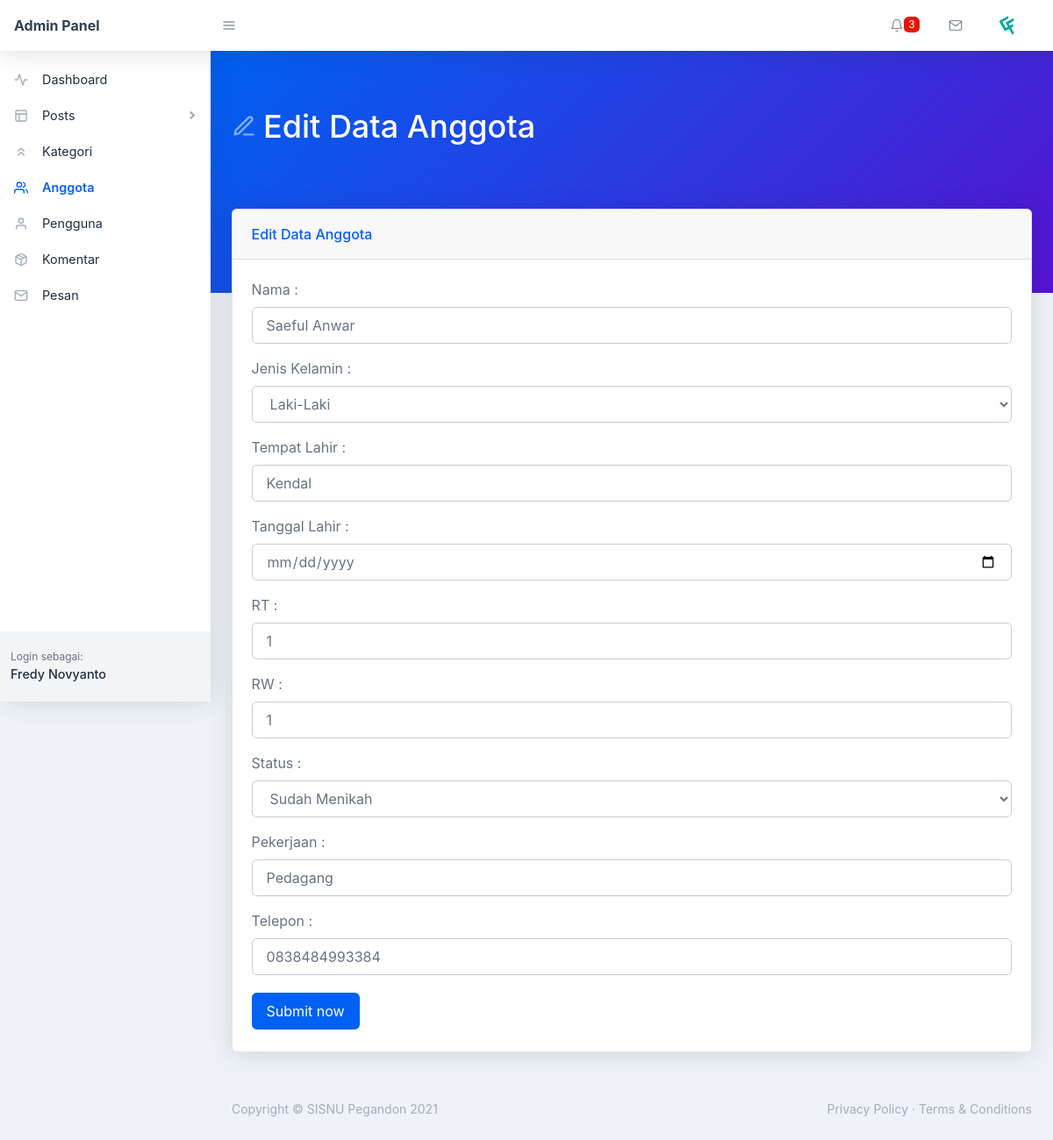
Page /backend/anggota-edit.php?id_agt=1 (signed in) on the committed database.
### tables this page shows
CREATE TABLE `users` (
  `user_id` int(11) NOT NULL,
  `user_name` varchar(255) NOT NULL,
  `user_nickname` varchar(255) NOT NULL,
  `user_email` varchar(255) NOT NULL,
  `user_password` varchar(255) NOT NULL,
  `user_photo` text NOT NULL,
  `registered_on` varchar(255) NOT NULL,
  `user_role` varchar(255) NOT NULL DEFAULT 'Subscriber'
);

CREATE TABLE `anggota` (
  `id_agt` int(11) NOT NULL,
  `nama_agt` varchar(100) NOT NULL,
  `kelamin_agt` varchar(100) NOT NULL,
  `tmp_lahir` varchar(100) NOT NULL,
  `tgl_lahir` varchar(100) NOT NULL,
  `rt` int(11) NOT NULL,
  `rw` int(11) NOT NULL,
  `status` varchar(100) NOT NULL,
  `pekerjaan` varchar(100) NOT NULL,
  `telp` varchar(100) NOT NULL
);

### backend/anggota-edit.php (the view, shortened to what this page needs)
<?php
require_once('./includes/header.php'); ?>
<?php require_once('./includes/navbar-top.php'); ?>
<div id="layoutSidenav">
    <div id="layoutSidenav_nav">
        <?php
        require_once("./includes/sidebar.php") ?>
    </div>
    <div id="layoutSidenav_content">
        <main>
            <div class="page-header pb-10 page-header-dark bg-gradient-primary-to-secondary">
                <div class="container-fluid">
                    <div class="page-header-content">
                        <h1 class="page-header-title">
                            <div class="page-header-icon"><i data-feather="edit-3"></i></div>
                            <span>Edit Data Anggota</span>
                        </h1>
                    </div>
                </div>
            </div>
            <?php
            if (isset($_GET['id_agt'])) {
                $id_agt = $_GET['id_agt'];
                $sql = "SELECT * FROM anggota WHERE id_agt = :id";
                $stmt = $pdo->prepare($sql);
                $stmt->execute([
                    ':id' => $id_agt
                ]);
                $anggota = $stmt->fetch(PDO::FETCH_ASSOC);
                $nama_agt = $anggota['nama_agt'];
                $kelamin_agt = $anggota['kelamin_agt'];
                $tmp_lahir = $anggota['tmp_lahir'];
                $tgl_lahir = $anggota['tgl_lahir'];
                $rt = $anggota['rt'];
                $rw = $anggota['rw'];
                $status = $anggota['status'];
                $pekerjaan = $anggota['pekerjaan'];
                $telp = $anggota['telp'];
            }
            ?>
            <div class="container-fluid mt-n10">
                <div class="card mb-4">
                    <div class="card-header">Edit Data Anggota</div>
                    <div class="card-body">
                        <form action="anggota-edit.php?id_agt=<?= $_GET['id_agt'] ?>" method="POST" enctype="multipart/form-data">
                            <div class="form-group">
                                <label for="nama_agt">Nama :</label>
                                <input name="nama_agt" value="<?= $nama_agt ?>" class="form-control" id="nama_agt" type="text" placeholder="Nama ..." required />
                            </div>
                            <div class="form-group">
                                <label for="kelamin">Jenis Kelamin :</label>
                                <select name="kelamin_agt" class="form-control" id="kelamin">
                                    <option value="Laki-Laki" <?= $kelamin_agt == 'Laki-Laki' ? 'selected' : ''; ?>>Laki-Laki</option>
                                </select>
                            </div>
                            <div class="form-group">
                                <label for="tmp_lahir">Tempat Lahir :</label>
                                <input name="tmp_lahir" value="<?= $tmp_lahir ?>" class="form-control" id="tmp_lahir" type="text" placeholder="Tempat Lahir ..." required />
                            </div>
                            <div class="form-group">
                                <label for="tgl_lahir">Tanggal Lahir :</label>
                                <input name="tgl_lahir" value="<?= $tgl_lahir ?>" class="form-control" id="tgl_lahir" type="date" placeholder="Tanggal Lahir ..." required />
                            </div>
                            <div class="form-group">
                                <label for="rt">RT :</label>
                                <input name="rt" value="<?= $rt ?>" class="form-control" id="rt" type="text" placeholder="RT ..." required />
                            </div>
                            <div class="form-group">
                                <label for="rw">RW :</label>
                                <input name="rw" value="<?= $rw ?>" class="form-control" id="rw" type="text" placeholder="RW ..." required />
                            </div>
                            <div class="form-group">
                                <label for="status">Status :</label>
                                <select name="status" class="form-control" id="status">
                                    <option value="Sudah Menikah" <?= $status == 'Sudah Menikah' ? 'selected' : ''; ?>>Sudah Menikah</option>
                                </select>
                            </div>
                            <div class="form-group">
                                <label for="pekerjaan">Pekerjaan :</label>
                                <input name="pekerjaan" value="<?= $pekerjaan ?>" class="form-control" id="pekerjaan" type="text" placeholder="Pekerjaan ..." required />
                            </div>
                            <div class="form-group">
                                <label for="telp">Telepon :</label>
                                <input name="telp" value="<?= $telp ?>" class="form-control" id="telp" type="text" placeholder="Telepon ..." required />
                            </div>
                            <button name="update" class="btn btn-primary mr-2 my-1" type="submit">Submit now</button>
                        </form>
                    </div>
                </div>
            </div>
        </main>
        <?php require_once('./includes/footer.php'); ?>

### backend/includes/navbar-top.php (shortened to what this page needs)
<nav class="topnav navbar navbar-expand shadow navbar-light bg-white" id="sidenavAccordion">
    <a class="navbar-brand d-none d-sm-block" href="index.php">Admin Panel</a><button class="btn btn-icon btn-transparent-dark order-1 order-lg-0 mr-lg-2" id="sidebarToggle" href="#"><i data-feather="menu"></i></button>
    <ul class="navbar-nav align-items-center ml-auto">
        <?php
        $sqlCom = "SELECT * FROM comments WHERE com_state = :state";
        $stmtCom = $pdo->prepare($sqlCom);
        $stmtCom->execute([
            ':state' => 0
        ]);
        $countCom = $stmtCom->rowCount();
        ?>
        <li class="nav-item dropdown no-caret mr-3 dropdown-notifications">
            <a class="btn btn-icon btn-transparent-dark dropdown-toggle" id="navbarDropdownAlerts" href="#" role="button" data-toggle="dropdown" aria-haspopup="true" aria-expanded="false">
                <i data-feather="bell"></i>
                <?php
                if ($countCom != 0) { ?>
                    <span class="badge badge-red"><?= $countCom ?></span>
                <?php }
                ?>
            </a>
        </li>
        <li class="nav-item dropdown no-caret mr-3 dropdown-notifications">
            <a class="btn btn-icon btn-transparent-dark dropdown-toggle" id="navbarDropdownMessages" href="#" role="button" data-toggle="dropdown" aria-haspopup="true" aria-expanded="false">
                <i data-feather="mail"></i>
            </a>
        </li>
        <?php
        if (isset($_COOKIE['_uid_'])) {
            $user_id = base64_decode($_COOKIE['_uid_']);
        } elseif (isset($_SESSION['user_id'])) {
            $user_id = $_SESSION['user_id'];
        } else {
            $user_id = -1;
        }
        $sql = "SELECT * FROM users WHERE user_id = :id";
        $stmt = $pdo->prepare($sql);
        $stmt->execute([
            ':id' => $user_id
        ]);
        $users = $stmt->fetch(PDO::FETCH_ASSOC);
        $user_photo = $users['user_photo'];
        ?>
        <li class="nav-item dropdown no-caret mr-3 dropdown-user">
            <a class="btn btn-icon btn-transparent-dark dropdown-toggle" id="navbarDropdownUserImage" href="javascript:void(0);" role="button" data-toggle="dropdown" aria-haspopup="true" aria-expanded="false"><img class="img-fluid" src="./assets/img/<?= $user_photo ?>" /></a>
        </li>
    </ul>
</nav>

### rows in the picture
users: user_photo (picture)
anggota: nama_agt "Saeful Anwar", kelamin_agt "Laki-Laki", tmp_lahir "Kendal", rt "1", rw "1", status "Sudah Menikah", pekerjaan "Pedagang", telp "0838484993384"

### other values in the picture
$countCom "3"
$_SESSION['user_name'] "Fredy Novyanto"
